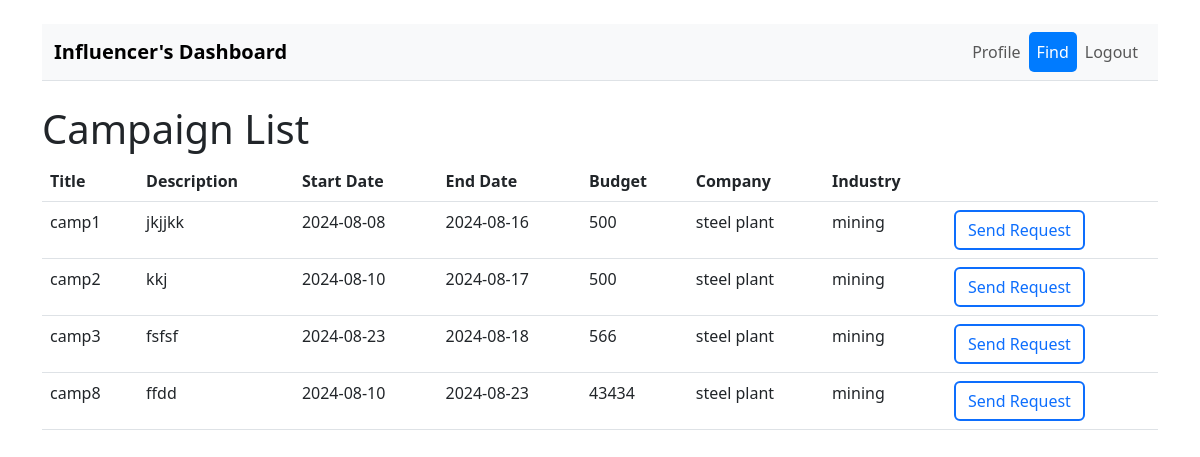
The page /influencer/find (signed in) on the database its author committed.
### models.py (models this page shows)
class Campaign(db.Model):
    campaign_id = db.Column(db.Integer, primary_key=True,autoincrement=True)
    sponsor_id = db.Column(db.Integer, db.ForeignKey('sponsor.sponsor_id'))
    title = db.Column(db.Text, nullable=False)
    description = db.Column(db.Text, nullable=False)
    start_date = db.Column(db.Date, nullable=False)
    end_date = db.Column(db.Date, nullable=False)
    budget = db.Column(db.Integer, nullable=False)
    visibility = db.Column(db.Integer, nullable=False)

class Sponsor(db.Model):
    sponsor_id = db.Column(db.Integer, db.ForeignKey('user.id'),primary_key=True)
    company = db.Column(db.Text, nullable=False)
    industry = db.Column(db.Text, nullable=False)

### main.py (the view)
@app.route('/influencer/find')
@login_required
@influencer_required
def influ_find():
    campaign_results = Campaign.query.filter(
        Campaign.visibility == "Public").all()
    sponsorr = Sponsor.query.all()
    return render_template('influ_find.html', username=current_user.username, campaign_results=campaign_results, sponsorr=sponsorr)

### main.py (called while the page is built)
@login_manager.user_loader
def load_user(user_id):
    return User.query.get(int(user_id))

def influencer_required(f):
    @wraps(f)
    def decorated_function(*args, **kwargs):
        if current_user.role == 1:
             return f(*args, **kwargs)
        elif current_user.role == 2:
            return redirect(url_for('spon_profile'))
        else:
            return redirect(url_for('login'))
    return decorated_function

### templates/influ_find.html (shortened to what this page needs)
{% extends "influ.html" %}
{% block content %}
<!DOCTYPE html>
<html lang="en">
<head>
    <link href="https://cdn.jsdelivr.net/npm/bootstrap@5.3.0-alpha1/dist/css/bootstrap.min.css" rel="stylesheet">
</head>
<body>
    <h1>Campaign List</h1>
    <table class="table table-striped-hover">
        <thead>
            <tr>
                <th scope="col">Title</th>
                <th scope="col">Description</th>
                <th scope="col">Start Date</th>
                <th scope="col">End Date</th>
                <th scope="col">Budget</th>
                <th scope="col">Company</th>
                <th scope="col">Industry</th>
                <th scope="col"> </th>
            </tr>
        </thead>
        <tbody>
            {% for result in campaign_results %}
            <tr>
                <td>{{result.title}}</td>
                <td>{{result.description}}</td>
                <td>{{result.start_date}}</td>
                <td>{{result.end_date}}</td>
                <td>{{result.budget}}</td>
                {% for s in sponsorr %}
                    {% if s.sponsor_id == result.sponsor_id %}
                        <td>{{s.company}}</td>
                        <td>{{s.industry}}</td>
                    {% endif %}
                {% endfor %}
                <td>
                    <a class="btn btn-outline-primary border-2" href="{{url_for('influ_find_request',id=result.campaign_id)}}">Send Request</a></td>
            </tr>
            {% endfor %}
        </tbody>
    </table>
</body>
</html>
{% endblock %}

### rows shown on the page
Campaign: title "camp1", description "jkjjkk", start_date "2024-08-08", end_date "2024-08-16", budget "500"
Sponsor: company "steel plant", industry "mining"
Campaign: title "camp2", description "kkj", start_date "2024-08-10", end_date "2024-08-17", budget "500"
Campaign: title "camp3", description "fsfsf", start_date "2024-08-23", end_date "2024-08-18", budget "566"
Campaign: title "camp8", description "ffdd", start_date "2024-08-10", end_date "2024-08-23", budget "43434"
